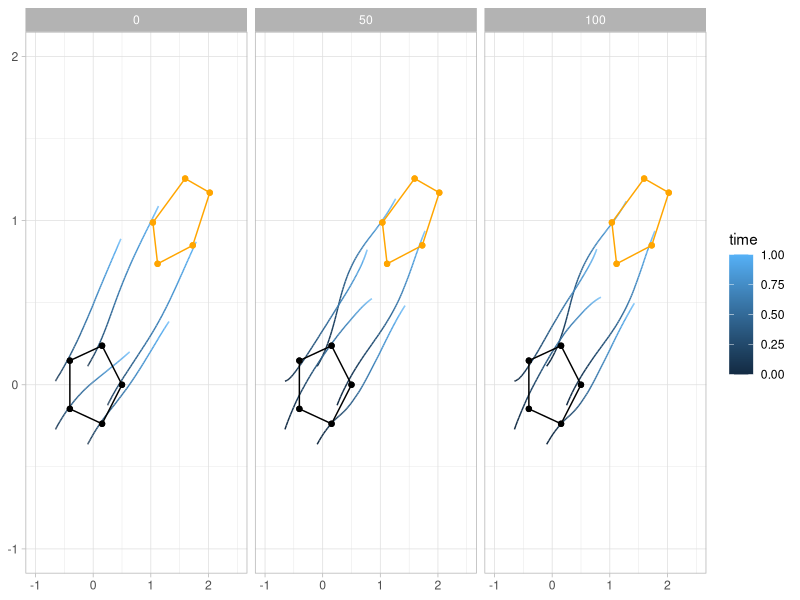
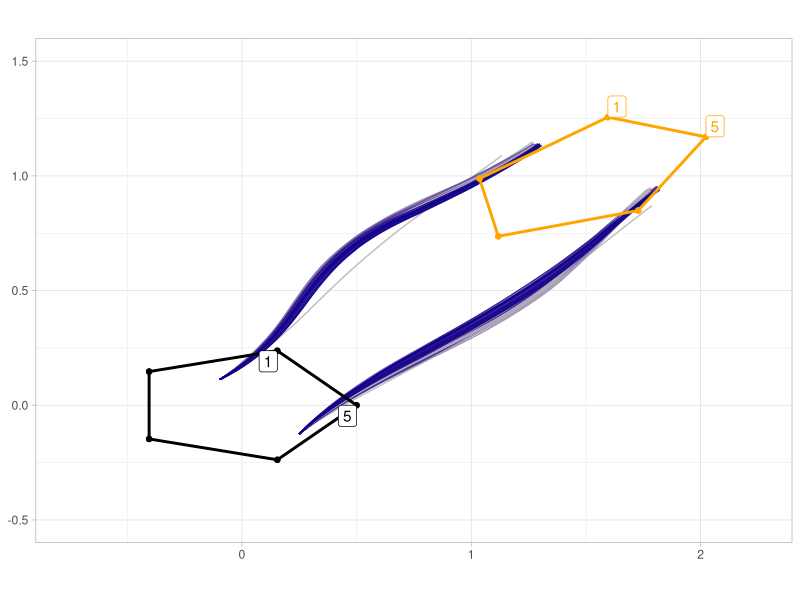
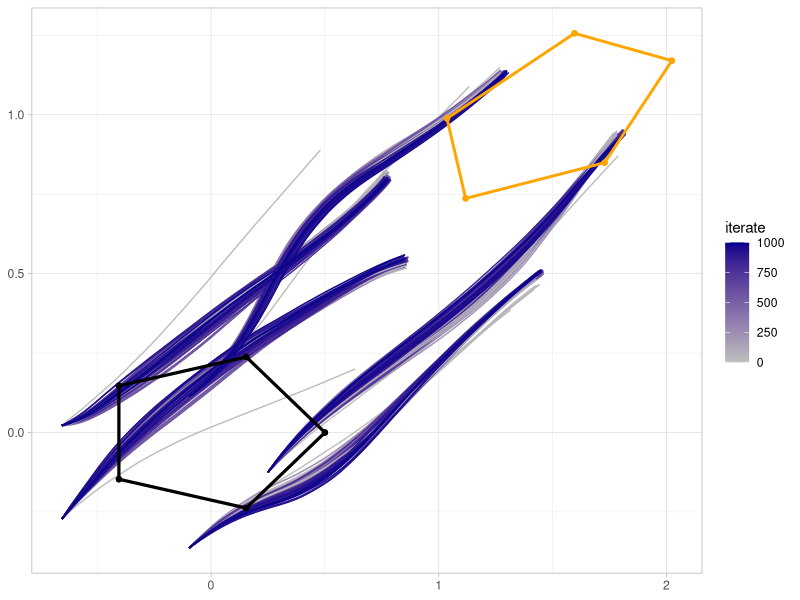
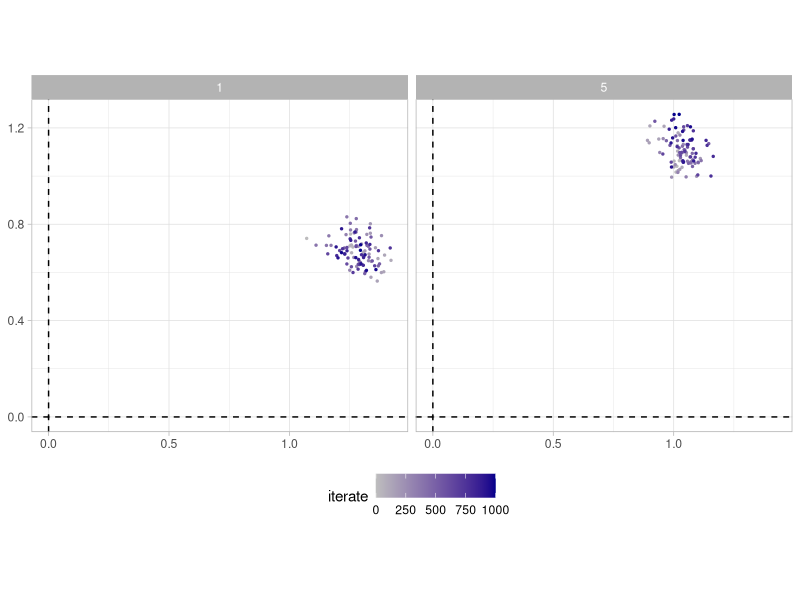
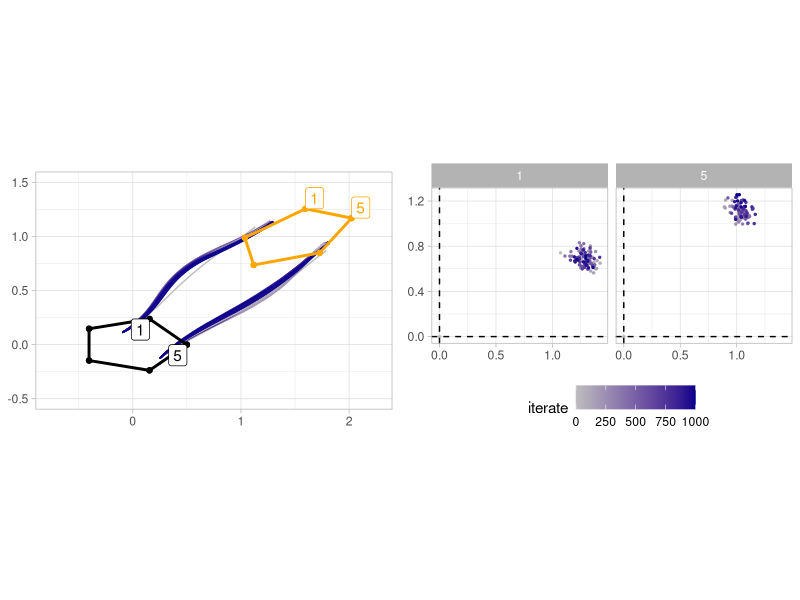
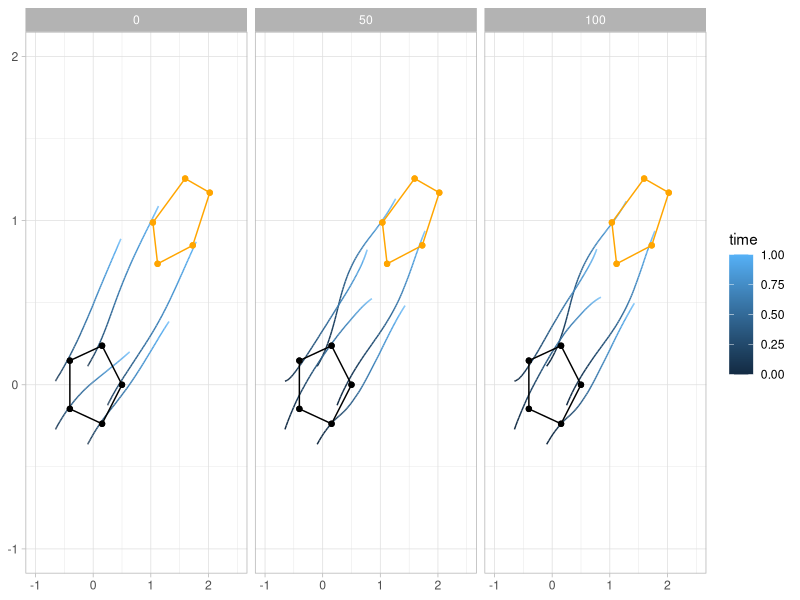
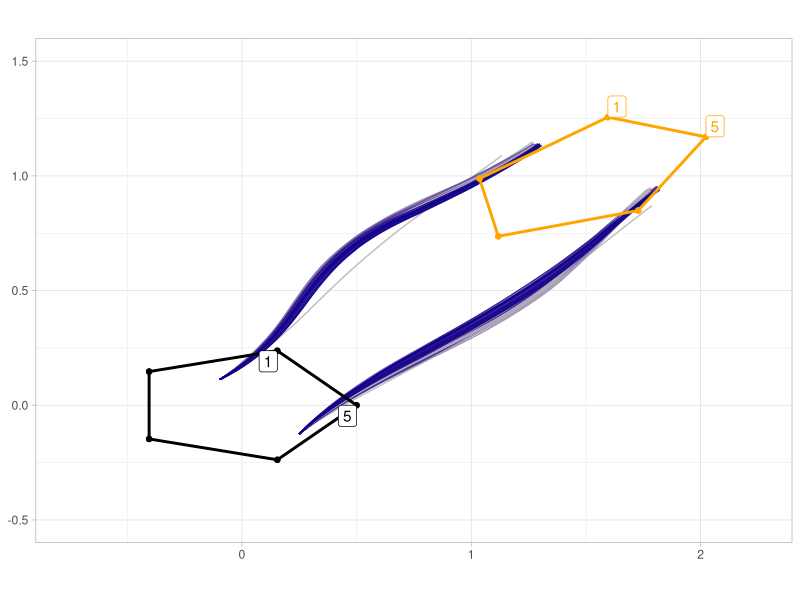
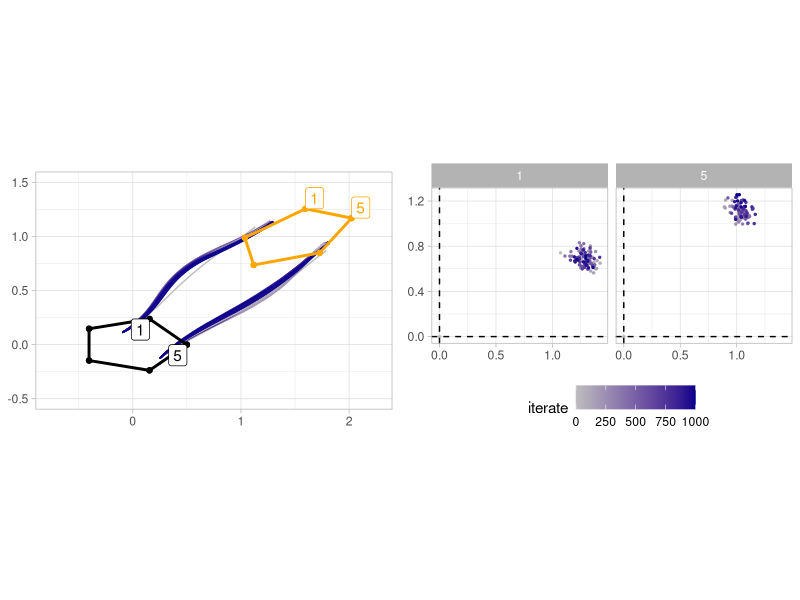

The R source for these figures, in order: (Note: this script raises an error after producing the figures.)
# get directory of source script
setwd(dirname(rstudioapi::getSourceEditorContext()$path))

widthfig <- 7.5

library(tidyverse)
library(stringr)
library(gridExtra)
library(ggforce)
library(GGally)
theme_set(theme_light())
########  read observations

ALLPLOTS <- FALSE
  
obs0df <- read_delim("obs0.csv", ";", escape_double = FALSE, trim_ws = TRUE)
obsTdf <- read_delim("obsT.csv", ";", escape_double = FALSE, trim_ws = TRUE) %>% spread(key=pos,value=value) %>%
    mutate(shape=as.factor(shape))


v0 <- bind_rows(obs0df, obs0df)
vT <- bind_rows(obsTdf, obsTdf)
vT1 <- vT %>% dplyr::filter(shape=="1")
n <- max(v0$landmark)
  
#######  read noisefields
nfsdf <- read_delim("noisefields.csv",";", escape_double = FALSE, trim_ws = TRUE)
  
######## read and analyse bridge iterates
d <- read_table2("iterates.csv") %>%
        mutate(landmarkid=as.factor(landmarkid)) %>%
        gather(key="iteratenr",value="value",contains("iter")) 
d <- d %>% mutate(i = rep(1:(nrow(d)/4),each=4)) # add column to identify a particular combination (pos1,pos2,mom1,mom2) of one landmark at a specific time of a specific shape
d <- d %>% spread(key=pqtype, value=value) %>% dplyr::select(-i) %>%  # can drop identifier column
   mutate(iteratenr=str_replace(iteratenr,"iter",""),iterate=as.numeric(str_replace(iteratenr,"iter","")))
d

# select all data for shape 1
d1 <- d %>% dplyr::filter(shapes==1)
  
dsub <- d1 %>% dplyr::filter(iterate %in% c(0,50,100)) %>%
    mutate(iteratenr = fct_relevel(iteratenr, c("0","50","100")))
dlabel0 <- obs0df; dlabel0$landmarkid <- unique(d$landmarkid)
dlabelT <- obsTdf; dlabelT$landmarkid <- unique(d$landmarkid)

####### read parameter updates
parsdf <- read_delim("parameters.csv", ";", escape_double = FALSE, trim_ws = TRUE) 
  
  #------------------ figures --------------------------------------------------------------
if (ALLPLOTS) {
# plots shapes and noisefields  
shapes <- ggplot() +
    geom_path(data=v0, aes(x=pos1,y=pos2), colour='black')+ coord_cartesian(xlim = c(-1,2.5), ylim = c(-1,2))+
    geom_path(data=vT, aes(x=pos1,y=pos2,group=shape), colour='orange') +
    geom_point(data=nfsdf, aes(x=locx, y=locy), color="Grey")+
    geom_circle(aes(x0 = locx, y0 = locy, r = nfstd), data = nfsdf,color="Grey",linetype="dotted")+ 
      theme(axis.title.x=element_blank(), axis.title.y=element_blank()) + 
    geom_label(data=dlabel0, aes(x=pos1,y=pos2,label=landmarkid))+
    geom_label(data=dlabelT, aes(x=pos1,y=pos2,label=landmarkid),colour="orange") 
shapes
  
pdf("shapes-noisefields.pdf",width=widthfig,height=4)  
  show(shapes)
dev.off()
}
  
# plot paths of landmarks positions and bridges over various iterations
p4 <-     dsub %>% ggplot(aes(x=pos1,y=pos2)) + coord_cartesian(xlim = c(-1,2.5), ylim = c(-1,2))+
    geom_path(aes(group=interaction(landmarkid,iteratenr),colour=time)) + facet_wrap(~iteratenr) +
    geom_point(data=v0, aes(x=pos1,y=pos2), colour='black')+geom_point(data=vT, aes(x=pos1,y=pos2), colour='orange')+
    geom_path(data=v0, aes(x=pos1,y=pos2), colour='black')+geom_path(data=vT, aes(x=pos1,y=pos2,group=shape), colour='orange') +
    theme(axis.title.x=element_blank(), axis.title.y=element_blank()) 
p4
    
pdf("bridges-faceted.pdf",width=widthfig,height=2)  
  show(p4)
dev.off()

landmarkid_subset <- as.character(seq(1,n,by=4)[1:4]) # only plot these paths and momenta

subsamplenr <-  10 # only show every subsamplenr-th iterate

# plot overlaid landmark bridges
p1 <- d1 %>% dplyr::filter(iterate %in% seq(0,max(d$iterate),by=subsamplenr))%>%
  dplyr::filter(landmarkid %in% landmarkid_subset  )%>%
 ggplot() + 
    geom_path(aes(pos1,y=pos2,group=interaction(landmarkid,iteratenr),colour=iterate),size=0.5) +
    scale_colour_gradient(low="grey",high="darkblue")+ 
    geom_point(data=v0, aes(x=pos1,y=pos2), colour='black')+geom_point(data=vT, aes(x=pos1,y=pos2), colour='orange')+
    geom_path(data=v0, aes(x=pos1,y=pos2), colour='black',size=1.0)+geom_path(data=vT, aes(x=pos1,y=pos2,group=shape), colour='orange',size=1.0) +
    theme(axis.title.x=element_blank(), axis.title.y=element_blank()) +
    geom_label(data=filter(dlabel0, landmarkid %in% landmarkid_subset), aes(x=pos1,y=pos2,label=landmarkid,hjust="outward",vjust="outward"))+
  geom_label(data=filter(dlabelT, landmarkid %in% landmarkid_subset), aes(x=pos1,y=pos2,label=landmarkid,hjust="outward",vjust="outward"),colour='orange')+
  geom_point(data=nfsdf, aes(x=locx, y=locy), color="Grey")+
  geom_circle(aes(x0 = locx, y0 = locy, r = nfstd), data = nfsdf,color="Grey",linetype="dotted")+ 
   coord_fixed(xlim = c(-0.75,2.25), ylim = c(-0.5,1.5))+
  theme(legend.position='none')#+ coord_fixed()
p1  
pdf("bridges-overlaid.pdf",width=widthfig,height=4)  
  show(p1)
dev.off()

# plot overlaid landmark bridges
p1all <- d1 %>% dplyr::filter(iterate %in% seq(0,max(d$iterate),by=subsamplenr))%>%
    ggplot() + 
  geom_path(aes(pos1,y=pos2,group=interaction(landmarkid,iteratenr),colour=iterate),size=0.5) +
  scale_colour_gradient(low="grey",high="darkblue")+ 
  geom_point(data=v0, aes(x=pos1,y=pos2), colour='black')+geom_point(data=vT, aes(x=pos1,y=pos2), colour='orange')+
  geom_path(data=v0, aes(x=pos1,y=pos2), colour='black',size=1.1)+geom_path(data=vT, aes(x=pos1,y=pos2,group=shape), colour='orange',size=1.0) +
  theme(axis.title.x=element_blank(), axis.title.y=element_blank()) +
    geom_point(data=nfsdf, aes(x=locx, y=locy), color="Grey")+
  geom_circle(aes(x0 = locx, y0 = locy, r = nfstd), data = nfsdf,color="Grey",linetype="dotted")#+ 
#coord_cartesian(xlim = c(-2.5,2.5), ylim = c(-2.5,2.5))
p1all  

fracwidhtfig = 0.8 * widthfig
# pdf("bridges-overlaid.pdf",width=fracwidhtfig,height=4)  
# p1all
# dev.off()

  
if (ALLPLOTS) {
# plot parameter updates
ppar1 <- parsdf %>% mutate(cdivgamma2=c/gamma^2) %>% gather(key=par, value=value, a, c, gamma,cdivgamma2) 
ppar1$par <- factor(ppar1$par, levels=c('a', 'c', 'gamma','cdivgamma2'), labels=c("a","c",expression(gamma),expression(c/gamma^2)))
tracepars <- ppar1 %>% ggplot(aes(x=iterate, y=value)) + geom_path() + facet_wrap(~par, scales="free_y",labeller = label_parsed) +
 xlab("iterate") + ylab("") +  theme(strip.text.x = element_text(size = 12))
pdf("trace-pars.pdf",width=6,height=4)  
  show(tracepars)
dev.off()
  
# pairwise scatter plots for parameter updates  
ppar2 <- parsdf %>% ggplot(aes(x=a,y=c,colour=iterate)) + geom_point() + theme(legend.position = 'none')  +scale_colour_gradient(low="orange",high="darkblue")
ppar3 <- parsdf %>% ggplot(aes(x=a,y=gamma,colour=iterate)) + geom_point() + theme(legend.position = 'none') +scale_colour_gradient(low="orange",high="darkblue")
ppar4 <- parsdf %>% ggplot(aes(x=c,y=gamma,colour=iterate)) + geom_point()+ theme(legend.position = 'none') +scale_colour_gradient(low="orange",high="darkblue")
pdf("scatter-pars.pdf",width=6,height=2)  
  grid.arrange(ppar2,ppar3,ppar4,ncol=3)
dev.off()
}  
  
# plot paths of landmarks momenta
pmom <-  d %>% dplyr::filter(time==0) %>%
  dplyr::filter(landmarkid %in% landmarkid_subset  )%>%
  ggplot(aes(x=mom1,y=mom2,colour=iterate)) + geom_point(size=0.5) +
  #  geom_path(aes(group=interaction(landmarkid,iteratenr),colour=iterate)) +
    facet_wrap(~landmarkid)  +scale_colour_gradient(low="grey",high="darkblue")+
  theme(axis.title.x=element_blank(), axis.title.y=element_blank()) + coord_fixed()+
  geom_hline(yintercept=0, linetype="dashed")+geom_vline(xintercept=0, linetype="dashed")+theme(legend.position='bottom')
pmom

pdf("momenta-faceted.pdf",width=7.5,height=4)  
  grid.arrange(p1,pmom,ncol=2)#show(pmom)
dev.off()

grid.arrange(p1,pmom,ncol=2)#show(pmom)

  accdf <- read_delim("accdf.csv", ";", escape_double = FALSE, trim_ws = TRUE)
  accfig <- accdf %>% mutate(acc=as.factor(acc)) %>% 
      mutate(kernel=recode(kernel, mala_mom="MALA momenta" ))  %>%
    ggplot(aes(x=iter,y=acc)) +geom_point(shape=124)+ facet_wrap(~kernel)+xlab("iteration nr")+ylab("accept")
pdf("acceptance.pdf",width=widthfig,height=1.5)  
  show(accfig)
dev.off()
accfig


pmomT <-  d %>% dplyr::filter(time==1) %>%
  dplyr::filter(landmarkid %in% landmarkid_subset  )%>%
  ggplot(aes(x=mom1,y=mom2,colour=iterate)) + geom_point(size=0.5) +
  #  geom_path(aes(group=interaction(landmarkid,iteratenr),colour=iterate)) +
  facet_wrap(~landmarkid)  +scale_colour_gradient(low="grey",high="darkblue")+
  theme(axis.title.x=element_blank(), axis.title.y=element_blank()) +
  geom_hline(yintercept=0, linetype="dashed")+geom_vline(xintercept=0, linetype="dashed")+theme(legend.position='bottom')
pmomT


d1halfend <- bind_rows(d1,d1) %>% dplyr::filter(time %in% c(0.51,1))

phalf <-
  ggplot() +   
  geom_path(data=d1halfend, aes(x=pos1,y=pos2,colour=iterate,group=iterate),alpha=0.5,size=0.5)+
  #geom_path(data=d1end, aes(x=pos1,y=pos2,colour=iterate,group=iterate),alpha=0.5,size=0.5)+
  geom_point(data=v0, aes(x=pos1,y=pos2), colour='black')+
  geom_point(data=vT, aes(x=pos1,y=pos2), colour='orange')+
  geom_path(data=v0, aes(x=pos1,y=pos2), colour='black',size=0.6)+
  geom_path(data=vT, aes(x=pos1,y=pos2,group=shape), colour='orange',size=0.6)+
  facet_wrap(~time)+theme(axis.title.x=element_blank(), axis.title.y=element_blank())+scale_colour_gradient(low="grey",high="darkblue")+
  coord_fixed()

fracwidthfig = 0.8 * widthfig
pdf("shapeshalfway.pdf", width = fracwidthfig, height=3)
show(phalf)
dev.off()
